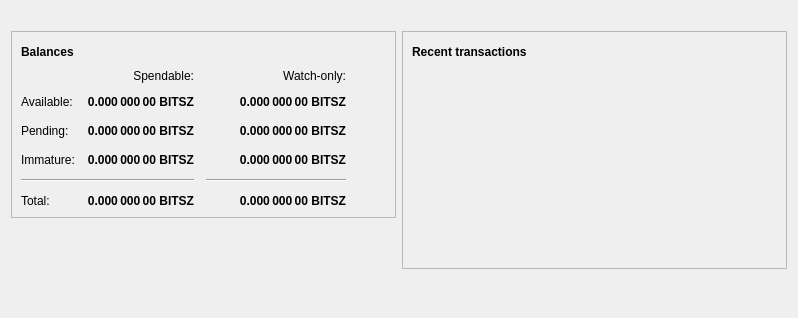
<?xml version="1.0" encoding="UTF-8"?>
<ui version="4.0">
 <class>OverviewPage</class>
 <widget class="QWidget" name="OverviewPage">
  <property name="geometry">
   <rect>
    <x>0</x>
    <y>0</y>
    <width>798</width>
    <height>318</height>
   </rect>
  </property>
  <property name="windowTitle">
   <string>Form</string>
  </property>
  <layout class="QVBoxLayout" name="topLayout">
   <item>
    <widget class="QLabel" name="labelAlerts">
     <property name="visible">
      <bool>false</bool>
     </property>
     <property name="styleSheet">
      <string notr="true">background-color: #3cb054; color:#ffffff;QLabel { background-color: qlineargradient(x1: 0, y1: 0, x2: 1, y2: 0, stop:0 #F0D0A0, st    op:1 #F8D488); color:#000000; }</string>
     </property>
     <property name="wordWrap">
      <bool>true</bool>
     </property>
     <property name="margin">
      <number>3</number>
     </property>
     <property name="textInteractionFlags">
      <set>Qt::TextSelectableByMouse</set>
     </property>
    </widget>
   </item>
   <item>
    <layout class="QHBoxLayout" name="horizontalLayout" stretch="1,1">
     <item>
      <layout class="QVBoxLayout" name="verticalLayout_2">
       <item>
        <widget class="QFrame" name="frame">
         <property name="frameShape">
          <enum>QFrame::StyledPanel</enum>
         </property>
         <property name="frameShadow">
          <enum>QFrame::Raised</enum>
         </property>
         <layout class="QVBoxLayout" name="verticalLayout_4">
          <item>
           <layout class="QHBoxLayout" name="horizontalLayout_4">
            <item>
             <widget class="QLabel" name="label_5">
              <property name="font">
               <font>
                <weight>75</weight>
                <bold>true</bold>
               </font>
              </property>
              <property name="text">
               <string>Balances</string>
              </property>
             </widget>
            </item>
            <item>
             <widget class="QPushButton" name="labelWalletStatus">
              <property name="enabled">
               <bool>true</bool>
              </property>
              <property name="maximumSize">
               <size>
                <width>30</width>
                <height>16777215</height>
               </size>
              </property>
              <property name="toolTip">
               <string>The displayed information may be out of date. Your wallet automatically synchronizes with the BITSZ network after a connection is established, but this process has not completed yet.</string>
              </property>
              <property name="text">
               <string/>
              </property>
              <property name="icon">
               <iconset resource="../bitcoin.qrc">
                <normaloff>:/icons/warning</normaloff>
                <disabledoff>:/icons/warning</disabledoff>:/icons/warning</iconset>
              </property>
              <property name="iconSize">
               <size>
                <width>24</width>
                <height>24</height>
               </size>
              </property>
              <property name="flat">
               <bool>true</bool>
              </property>
             </widget>
            </item>
            <item>
             <spacer name="horizontalSpacer_3">
              <property name="orientation">
               <enum>Qt::Horizontal</enum>
              </property>
              <property name="sizeHint" stdset="0">
               <size>
                <width>40</width>
                <height>20</height>
               </size>
              </property>
             </spacer>
            </item>
           </layout>
          </item>
          <item>
           <layout class="QGridLayout" name="gridLayout">
            <property name="spacing">
             <number>12</number>
            </property>
            <item row="2" column="2">
             <widget class="QLabel" name="labelWatchPending">
              <property name="font">
               <font>
                <weight>75</weight>
                <bold>true</bold>
               </font>
              </property>
              <property name="cursor">
               <cursorShape>IBeamCursor</cursorShape>
              </property>
              <property name="toolTip">
               <string>Unconfirmed transactions to watch-only addresses</string>
              </property>
              <property name="text">
               <string notr="true">0.000 000 00 BITSZ</string>
              </property>
              <property name="alignment">
               <set>Qt::AlignRight|Qt::AlignTrailing|Qt::AlignVCenter</set>
              </property>
              <property name="textInteractionFlags">
               <set>Qt::LinksAccessibleByMouse|Qt::TextSelectableByKeyboard|Qt::TextSelectableByMouse</set>
              </property>
             </widget>
            </item>
            <item row="2" column="1">
             <widget class="QLabel" name="labelUnconfirmed">
              <property name="font">
               <font>
                <weight>75</weight>
                <bold>true</bold>
               </font>
              </property>
              <property name="cursor">
               <cursorShape>IBeamCursor</cursorShape>
              </property>
              <property name="toolTip">
               <string>Total of transactions that have yet to be confirmed, and do not yet count toward the spendable balance</string>
              </property>
              <property name="text">
               <string notr="true">0.000 000 00 BITSZ</string>
              </property>
              <property name="alignment">
               <set>Qt::AlignRight|Qt::AlignTrailing|Qt::AlignVCenter</set>
              </property>
              <property name="textInteractionFlags">
               <set>Qt::LinksAccessibleByMouse|Qt::TextSelectableByKeyboard|Qt::TextSelectableByMouse</set>
              </property>
             </widget>
            </item>
            <item row="3" column="2">
             <widget class="QLabel" name="labelWatchImmature">
              <property name="font">
               <font>
                <weight>75</weight>
                <bold>true</bold>
               </font>
              </property>
              <property name="cursor">
               <cursorShape>IBeamCursor</cursorShape>
              </property>
              <property name="toolTip">
               <string>Mined balance in watch-only addresses that has not yet matured</string>
              </property>
              <property name="text">
               <string notr="true">0.000 000 00 BITSZ</string>
              </property>
              <property name="alignment">
               <set>Qt::AlignRight|Qt::AlignTrailing|Qt::AlignVCenter</set>
              </property>
              <property name="textInteractionFlags">
               <set>Qt::LinksAccessibleByMouse|Qt::TextSelectableByKeyboard|Qt::TextSelectableByMouse</set>
              </property>
             </widget>
            </item>
            <item row="4" column="0" colspan="2">
             <widget class="Line" name="line">
              <property name="orientation">
               <enum>Qt::Horizontal</enum>
              </property>
             </widget>
            </item>
            <item row="4" column="2">
             <widget class="Line" name="lineWatchBalance">
              <property name="sizePolicy">
               <sizepolicy hsizetype="Preferred" vsizetype="Fixed">
                <horstretch>0</horstretch>
                <verstretch>0</verstretch>
               </sizepolicy>
              </property>
              <property name="minimumSize">
               <size>
                <width>140</width>
                <height>0</height>
               </size>
              </property>
              <property name="orientation">
               <enum>Qt::Horizontal</enum>
              </property>
             </widget>
            </item>
            <item row="5" column="0">
             <widget class="QLabel" name="labelTotalText">
              <property name="text">
               <string>Total:</string>
              </property>
             </widget>
            </item>
            <item row="3" column="1">
             <widget class="QLabel" name="labelImmature">
              <property name="font">
               <font>
                <weight>75</weight>
                <bold>true</bold>
               </font>
              </property>
              <property name="cursor">
               <cursorShape>IBeamCursor</cursorShape>
              </property>
              <property name="toolTip">
               <string>Mined balance that has not yet matured</string>
              </property>
              <property name="text">
               <string notr="true">0.000 000 00 BITSZ</string>
              </property>
              <property name="alignment">
               <set>Qt::AlignRight|Qt::AlignTrailing|Qt::AlignVCenter</set>
              </property>
              <property name="textInteractionFlags">
               <set>Qt::LinksAccessibleByMouse|Qt::TextSelectableByKeyboard|Qt::TextSelectableByMouse</set>
              </property>
             </widget>
            </item>
            <item row="2" column="3">
             <spacer name="horizontalSpacer_2">
              <property name="orientation">
               <enum>Qt::Horizontal</enum>
              </property>
              <property name="sizeHint" stdset="0">
               <size>
                <width>40</width>
                <height>20</height>
               </size>
              </property>
             </spacer>
            </item>
            <item row="3" column="0">
             <widget class="QLabel" name="labelImmatureText">
              <property name="text">
               <string>Immature:</string>
              </property>
             </widget>
            </item>
            <item row="5" column="1">
             <widget class="QLabel" name="labelTotal">
              <property name="font">
               <font>
                <weight>75</weight>
                <bold>true</bold>
               </font>
              </property>
              <property name="cursor">
               <cursorShape>IBeamCursor</cursorShape>
              </property>
              <property name="toolTip">
               <string>Your current total balance</string>
              </property>
              <property name="text">
               <string notr="true">0.000 000 00 BITSZ</string>
              </property>
              <property name="alignment">
               <set>Qt::AlignRight|Qt::AlignTrailing|Qt::AlignVCenter</set>
              </property>
              <property name="textInteractionFlags">
               <set>Qt::LinksAccessibleByMouse|Qt::TextSelectableByKeyboard|Qt::TextSelectableByMouse</set>
              </property>
             </widget>
            </item>
            <item row="5" column="2">
             <widget class="QLabel" name="labelWatchTotal">
              <property name="font">
               <font>
                <weight>75</weight>
                <bold>true</bold>
               </font>
              </property>
              <property name="cursor">
               <cursorShape>IBeamCursor</cursorShape>
              </property>
              <property name="toolTip">
               <string>Current total balance in watch-only addresses</string>
              </property>
              <property name="text">
               <string notr="true">0.000 000 00 BITSZ</string>
              </property>
              <property name="alignment">
               <set>Qt::AlignRight|Qt::AlignTrailing|Qt::AlignVCenter</set>
              </property>
              <property name="textInteractionFlags">
               <set>Qt::LinksAccessibleByMouse|Qt::TextSelectableByKeyboard|Qt::TextSelectableByMouse</set>
              </property>
             </widget>
            </item>
            <item row="0" column="2">
             <widget class="QLabel" name="labelWatchonly">
              <property name="text">
               <string>Watch-only:</string>
              </property>
              <property name="alignment">
               <set>Qt::AlignRight|Qt::AlignTrailing|Qt::AlignVCenter</set>
              </property>
             </widget>
            </item>
            <item row="1" column="0">
             <widget class="QLabel" name="labelBalanceText">
              <property name="text">
               <string>Available:</string>
              </property>
             </widget>
            </item>
            <item row="1" column="1">
             <widget class="QLabel" name="labelBalance">
              <property name="font">
               <font>
                <weight>75</weight>
                <bold>true</bold>
               </font>
              </property>
              <property name="cursor">
               <cursorShape>IBeamCursor</cursorShape>
              </property>
              <property name="toolTip">
               <string>Your current spendable balance</string>
              </property>
              <property name="text">
               <string notr="true">0.000 000 00 BITSZ</string>
              </property>
              <property name="alignment">
               <set>Qt::AlignRight|Qt::AlignTrailing|Qt::AlignVCenter</set>
              </property>
              <property name="textInteractionFlags">
               <set>Qt::LinksAccessibleByMouse|Qt::TextSelectableByKeyboard|Qt::TextSelectableByMouse</set>
              </property>
             </widget>
            </item>
            <item row="1" column="2">
             <widget class="QLabel" name="labelWatchAvailable">
              <property name="font">
               <font>
                <weight>75</weight>
                <bold>true</bold>
               </font>
              </property>
              <property name="cursor">
               <cursorShape>IBeamCursor</cursorShape>
              </property>
              <property name="toolTip">
               <string>Your current balance in watch-only addresses</string>
              </property>
              <property name="text">
               <string notr="true">0.000 000 00 BITSZ</string>
              </property>
              <property name="alignment">
               <set>Qt::AlignRight|Qt::AlignTrailing|Qt::AlignVCenter</set>
              </property>
              <property name="textInteractionFlags">
               <set>Qt::LinksAccessibleByMouse|Qt::TextSelectableByKeyboard|Qt::TextSelectableByMouse</set>
              </property>
             </widget>
            </item>
            <item row="2" column="0">
             <widget class="QLabel" name="labelPendingText">
              <property name="text">
               <string>Pending:</string>
              </property>
             </widget>
            </item>
            <item row="0" column="1">
             <widget class="QLabel" name="labelSpendable">
              <property name="text">
               <string>Spendable:</string>
              </property>
              <property name="alignment">
               <set>Qt::AlignRight|Qt::AlignTrailing|Qt::AlignVCenter</set>
              </property>
             </widget>
            </item>
           </layout>
          </item>
         </layout>
        </widget>
       </item>
       <item>
        <spacer name="verticalSpacer">
         <property name="orientation">
          <enum>Qt::Vertical</enum>
         </property>
         <property name="sizeHint" stdset="0">
          <size>
           <width>20</width>
           <height>40</height>
          </size>
         </property>
        </spacer>
       </item>
      </layout>
     </item>
     <item>
      <layout class="QVBoxLayout" name="verticalLayout_3">
       <item>
        <widget class="QFrame" name="frame_2">
         <property name="frameShape">
          <enum>QFrame::StyledPanel</enum>
         </property>
         <property name="frameShadow">
          <enum>QFrame::Raised</enum>
         </property>
         <layout class="QVBoxLayout" name="verticalLayout">
          <item>
           <layout class="QHBoxLayout" name="horizontalLayout_2">
            <item>
             <widget class="QLabel" name="label_4">
              <property name="font">
               <font>
                <weight>75</weight>
                <bold>true</bold>
               </font>
              </property>
              <property name="text">
               <string>Recent transactions</string>
              </property>
             </widget>
            </item>
            <item>
             <widget class="QPushButton" name="labelTransactionsStatus">
              <property name="enabled">
               <bool>true</bool>
              </property>
              <property name="maximumSize">
               <size>
                <width>30</width>
                <height>16777215</height>
               </size>
              </property>
              <property name="toolTip">
               <string>The displayed information may be out of date. Your wallet automatically synchronizes with the BITSZ network after a connection is established, but this process has not completed yet.</string>
              </property>
              <property name="text">
               <string/>
              </property>
              <property name="icon">
               <iconset resource="../bitcoin.qrc">
                <normaloff>:/icons/warning</normaloff>
                <disabledoff>:/icons/warning</disabledoff>:/icons/warning</iconset>
              </property>
              <property name="iconSize">
               <size>
                <width>24</width>
                <height>24</height>
               </size>
              </property>
              <property name="flat">
               <bool>true</bool>
              </property>
             </widget>
            </item>
            <item>
             <spacer name="horizontalSpacer">
              <property name="orientation">
               <enum>Qt::Horizontal</enum>
              </property>
              <property name="sizeHint" stdset="0">
               <size>
                <width>40</width>
                <height>20</height>
               </size>
              </property>
             </spacer>
            </item>
           </layout>
          </item>
          <item>
           <widget class="QListView" name="listTransactions">
            <property name="styleSheet">
             <string notr="true">QListView { background: transparent; }</string>
            </property>
            <property name="frameShape">
             <enum>QFrame::NoFrame</enum>
            </property>
            <property name="verticalScrollBarPolicy">
             <enum>Qt::ScrollBarAlwaysOff</enum>
            </property>
            <property name="horizontalScrollBarPolicy">
             <enum>Qt::ScrollBarAlwaysOff</enum>
            </property>
            <property name="selectionMode">
             <enum>QAbstractItemView::NoSelection</enum>
            </property>
           </widget>
          </item>
         </layout>
        </widget>
       </item>
       <item>
        <spacer name="verticalSpacer_2">
         <property name="orientation">
          <enum>Qt::Vertical</enum>
         </property>
         <property name="sizeHint" stdset="0">
          <size>
           <width>20</width>
           <height>40</height>
          </size>
         </property>
        </spacer>
       </item>
      </layout>
     </item>
    </layout>
   </item>
  </layout>
 </widget>
 <resources/>
 <connections/>
</ui>
